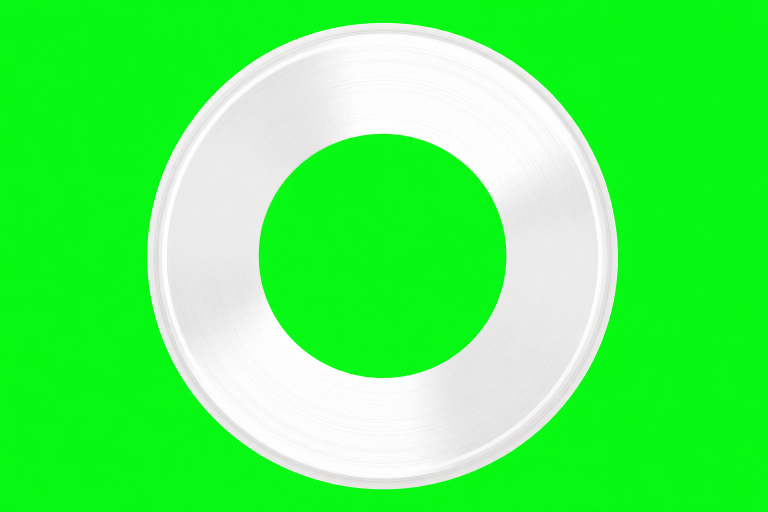
#> input picture assets/disc-texture-src.png, 1536 x 1024 px (shown at 1/2 size)
$ python -i build-listen-turntable-assets.py   (imports and definitions only)
#> lines starting #> are read from the running program, lines starting #| are printed output that depends on the picture
#!/usr/bin/env python3
"""Build listen-page turntable assets from imagegen green-screen sources."""

from __future__ import annotations

import subprocess
import sys
from pathlib import Path

from PIL import Image, ImageChops

PROJECT_ROOT = Path(__file__).resolve().parent.parent
LISTEN_DIR = PROJECT_ROOT / "images" / "listen"
ASSETS_DIR = PROJECT_ROOT / "assets"
CHROMA = Path.home() / ".codex/skills/.system/imagegen/scripts/remove_chroma_key.py"

CARD = 620
DISC = 520
DISC_OFFSET = (CARD - DISC) // 2
PIVOT_TARGET = (592, 36)


# [32 lines left out: functions chroma_key, fit_square, not called in this run]


def fit_disc(img: Image.Image, size: int) -> Image.Image:
    return fit_square(img, size)


# [15 lines left out: function pivot_point, not called in this run]


def build_tonearm_overlay(src: Path, dest: Path) -> None:
    keyed = LISTEN_DIR / f"{dest.stem}-keyed.png"
    chroma_key(src, keyed)
    arm = Image.open(keyed).convert("RGBA")
    px, py = pivot_point(arm)
    target_scale = 0.72
    nw = max(1, round(arm.width * target_scale))
    nh = max(1, round(arm.height * target_scale))
    arm = arm.resize((nw, nh), Image.LANCZOS)
    px *= target_scale
    py *= target_scale

    canvas = Image.new("RGBA", (CARD, CARD), (0, 0, 0, 0))
    paste_x = round(PIVOT_TARGET[0] - px)
    paste_y = round(PIVOT_TARGET[1] - py)
    canvas.alpha_composite(arm, (paste_x, paste_y))
    canvas.save(dest)


# [24 lines left out: function main, not called in this run]


# [2 lines not run here, left out]

>>> import cv2
>>> picture = cv2.imread('../assets/disc-texture-src.png', cv2.IMREAD_GRAYSCALE)
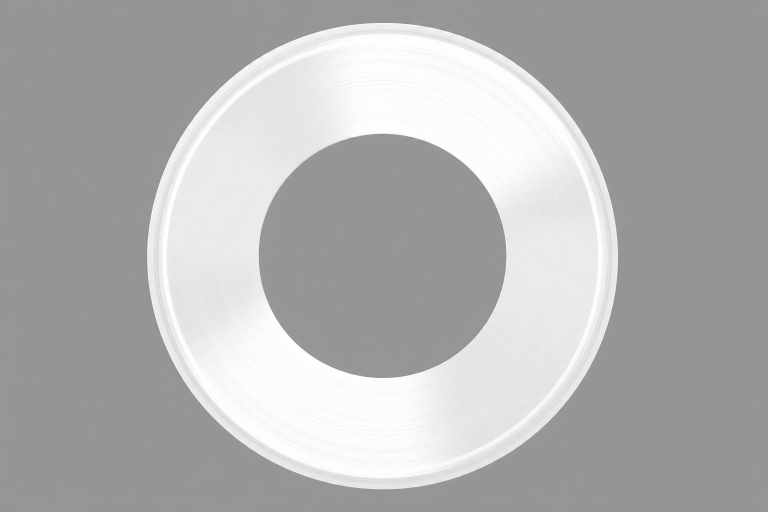
#> picture: shape (1024, 1536) (shown at 1/2 size); min 140, max 255, mean 177.7
>>> result = build_tonearm_overlay(picture, 'out.png')
#> (the run stopped early here; a loop or call above may not have finished)
